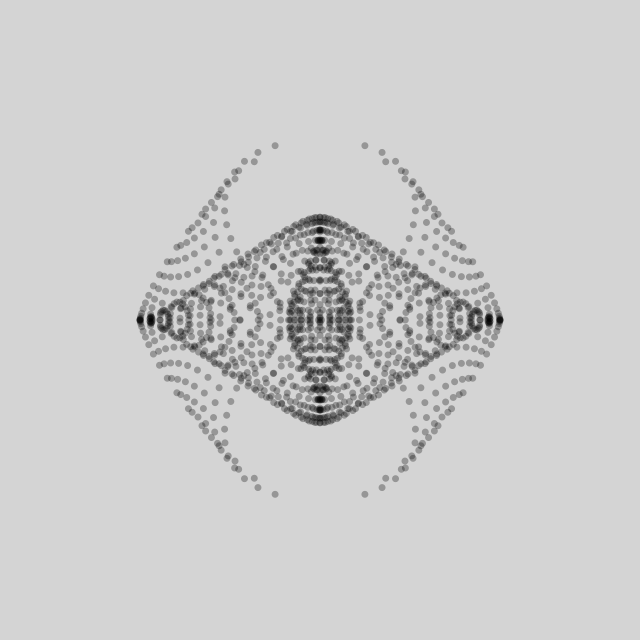
Frame 1 (no input)
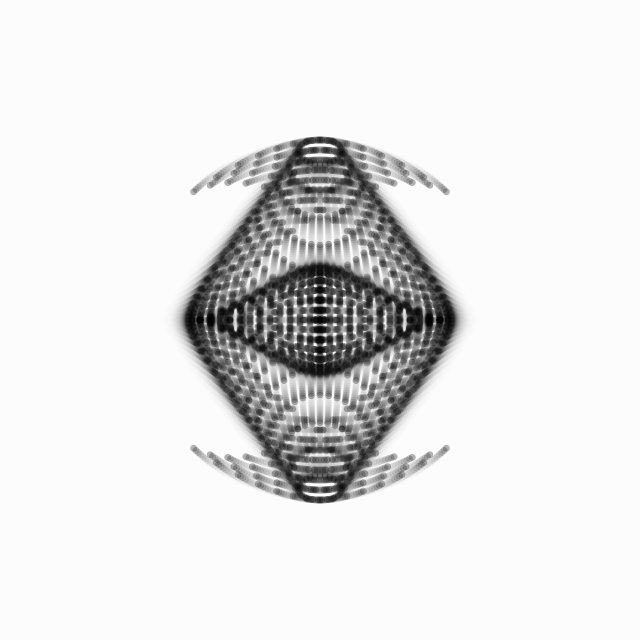
Frame 60 (the mouse pressed at the canvas centre just before this capture)
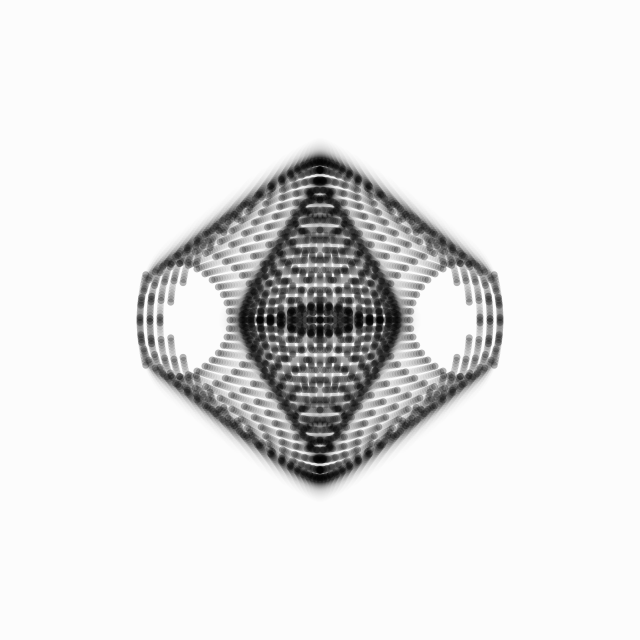
Frame 120 (the mouse held since frame 60 and released just before this capture)

The Processing sketch that drew these frames (run headless with seeded random() and noise(); from frame 60 on, the mouse is pressed at the canvas centre):

// Processing sketch: processing_171015
// ── processing_171015.pde

void setup() {
  size(640, 640);
  noStroke();
}

void draw() {
  fill(255, 40);
  rect(0, 0, width, height);
  fill(0, 75);
  translate(width/2, height/2);
  for (int x = -180; x <= 180; x+=10) {
    for (int y = -180; y <= 180; y+=10) {
      float d = dist(x, y, 0, 0);
     // ellipse(sin(radians(d+frameCount))*x, cos(radians(d+frameCount))*y, 7, 7);
      ellipse(cos(radians(d+frameCount))*y, sin(radians(d+frameCount))*x, 7, 7);
    }
  }
}
